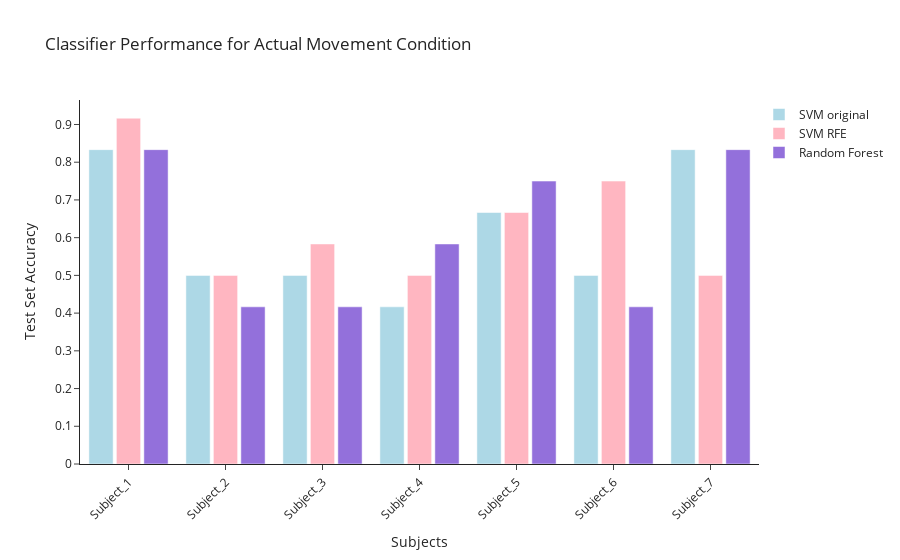
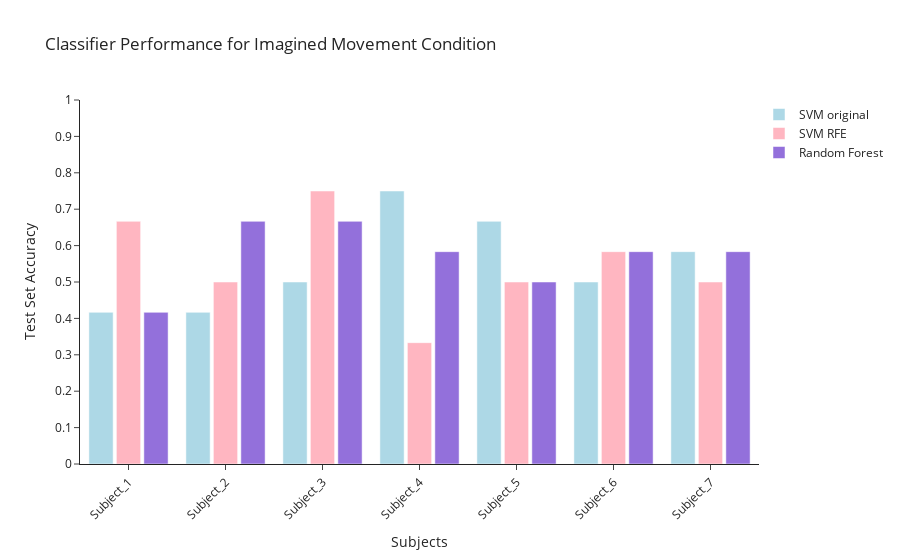

Source (notebook cell) for these figures, in order:
### Code cell
num_subjects = performance_df_actual.shape[0]  # Replace with the actual number of subjects
# Plot for Actual Movement Condition
fig_actual = go.Figure()
bar_width = 0.25
x_indices = np.arange(num_subjects)
colors = ['lightblue', 'lightpink', 'mediumpurple']

for i, classifier in enumerate(performance_df_actual.columns):
    fig_actual.add_trace(go.Bar(
        x=performance_df_actual.index,
        y=performance_df_actual[classifier],
        name=classifier,
        marker_color=colors[i],
        width=bar_width
    ))

fig_actual.update_layout(
    title='Classifier Performance for Actual Movement Condition',
    xaxis_title='Subjects',
    yaxis_title='Test Set Accuracy',
    yaxis=dict(range=[0, 1], tickvals=np.arange(0, 1.1, 0.1)),
    xaxis=dict(tickangle=-45),
    barmode='group',
    bargap=0.15,
    bargroupgap=0.1,
    template='simple_white',
    legend=dict(x=1, y=1)
)

fig_actual.show()
pio.write_html(fig_actual, file='Actual_Movement_Condition.html', auto_open=True)

# Plot for Imagined Movement Condition
fig_imagined = go.Figure()
for i, classifier in enumerate(performance_df_imagined.columns):
    fig_imagined.add_trace(go.Bar(
        x=performance_df_imagined.index,
        y=performance_df_imagined[classifier],
        name=classifier,
        marker_color=colors[i],
        width=bar_width
    ))

fig_imagined.update_layout(
    title='Classifier Performance for Imagined Movement Condition',
    xaxis_title='Subjects',
    yaxis_title='Test Set Accuracy',
    yaxis=dict(range=[0, 1], tickvals=np.arange(0, 1.1, 0.1)),
    xaxis=dict(tickangle=-45),
    barmode='group',
    bargap=0.15,
    bargroupgap=0.1,
    template ='simple_white',
    legend=dict(x=1, y=1)
)
fig_imagined.show()
pio.write_html(fig_imagined, file='Imagined_Movement_Condition.html', auto_open=True)

### Figure 1 — Plotly figure (JSON) as saved in the notebook; plotly's stock layout.template omitted (floating-point values rounded to 4 significant figures)
{"data": [{"marker": {"color": "lightblue"}, "name": "SVM original", "type": "bar", "width": 0.25, "x": ["Subject_1", "Subject_2", "Subject_3", "Subject_4", "Subject_5", "Subject_6", "Subject_7"], "y": [0.8333, 0.5, 0.5, 0.4167, 0.6667, 0.5, 0.8333]}, {"marker": {"color": "lightpink"}, "name": "SVM RFE", "type": "bar", "width": 0.25, "x": ["Subject_1", "Subject_2", "Subject_3", "Subject_4", "Subject_5", "Subject_6", "Subject_7"], "y": [0.9167, 0.5, 0.5833, 0.5, 0.6667, 0.75, 0.5]}, {"marker": {"color": "mediumpurple"}, "name": "Random Forest", "type": "bar", "width": 0.25, "x": ["Subject_1", "Subject_2", "Subject_3", "Subject_4", "Subject_5", "Subject_6", "Subject_7"], "y": [0.8333, 0.4167, 0.4167, 0.5833, 0.75, 0.4167, 0.8333]}], "layout": {"autosize": true, "bargap": 0.15, "bargroupgap": 0.1, "barmode": "group", "dragmode": "pan", "legend": {"x": 1, "y": 1}, "title": {"text": "Classifier Performance for Actual Movement Condition"}, "xaxis": {"autorange": true, "range": [-0.5, 6.5], "tickangle": -45, "title": {"text": "Subjects"}, "type": "category"}, "yaxis": {"autorange": true, "range": [0, 0.9649], "tickvals": [0, 0.1, 0.2, 0.3, 0.4, 0.5, 0.6, 0.7, 0.8, 0.9, 1], "title": {"text": "Test Set Accuracy"}, "type": "linear"}}}

### Figure 2 — Plotly figure (JSON) as saved in the notebook; plotly's stock layout.template omitted (floating-point values rounded to 4 significant figures)
{"data": [{"marker": {"color": "lightblue"}, "name": "SVM original", "type": "bar", "width": 0.25, "x": ["Subject_1", "Subject_2", "Subject_3", "Subject_4", "Subject_5", "Subject_6", "Subject_7"], "y": [0.4167, 0.4167, 0.5, 0.75, 0.6667, 0.5, 0.5833]}, {"marker": {"color": "lightpink"}, "name": "SVM RFE", "type": "bar", "width": 0.25, "x": ["Subject_1", "Subject_2", "Subject_3", "Subject_4", "Subject_5", "Subject_6", "Subject_7"], "y": [0.6667, 0.5, 0.75, 0.3333, 0.5, 0.5833, 0.5]}, {"marker": {"color": "mediumpurple"}, "name": "Random Forest", "type": "bar", "width": 0.25, "x": ["Subject_1", "Subject_2", "Subject_3", "Subject_4", "Subject_5", "Subject_6", "Subject_7"], "y": [0.4167, 0.6667, 0.6667, 0.5833, 0.5, 0.5833, 0.5833]}], "layout": {"autosize": true, "bargap": 0.15, "bargroupgap": 0.1, "barmode": "group", "legend": {"x": 1, "y": 1}, "title": {"text": "Classifier Performance for Imagined Movement Condition"}, "xaxis": {"autorange": true, "range": [-0.5, 6.5], "tickangle": -45, "title": {"text": "Subjects"}, "type": "category"}, "yaxis": {"range": [0, 1], "tickvals": [0, 0.1, 0.2, 0.3, 0.4, 0.5, 0.6, 0.7, 0.8, 0.9, 1], "title": {"text": "Test Set Accuracy"}, "type": "linear"}}}
